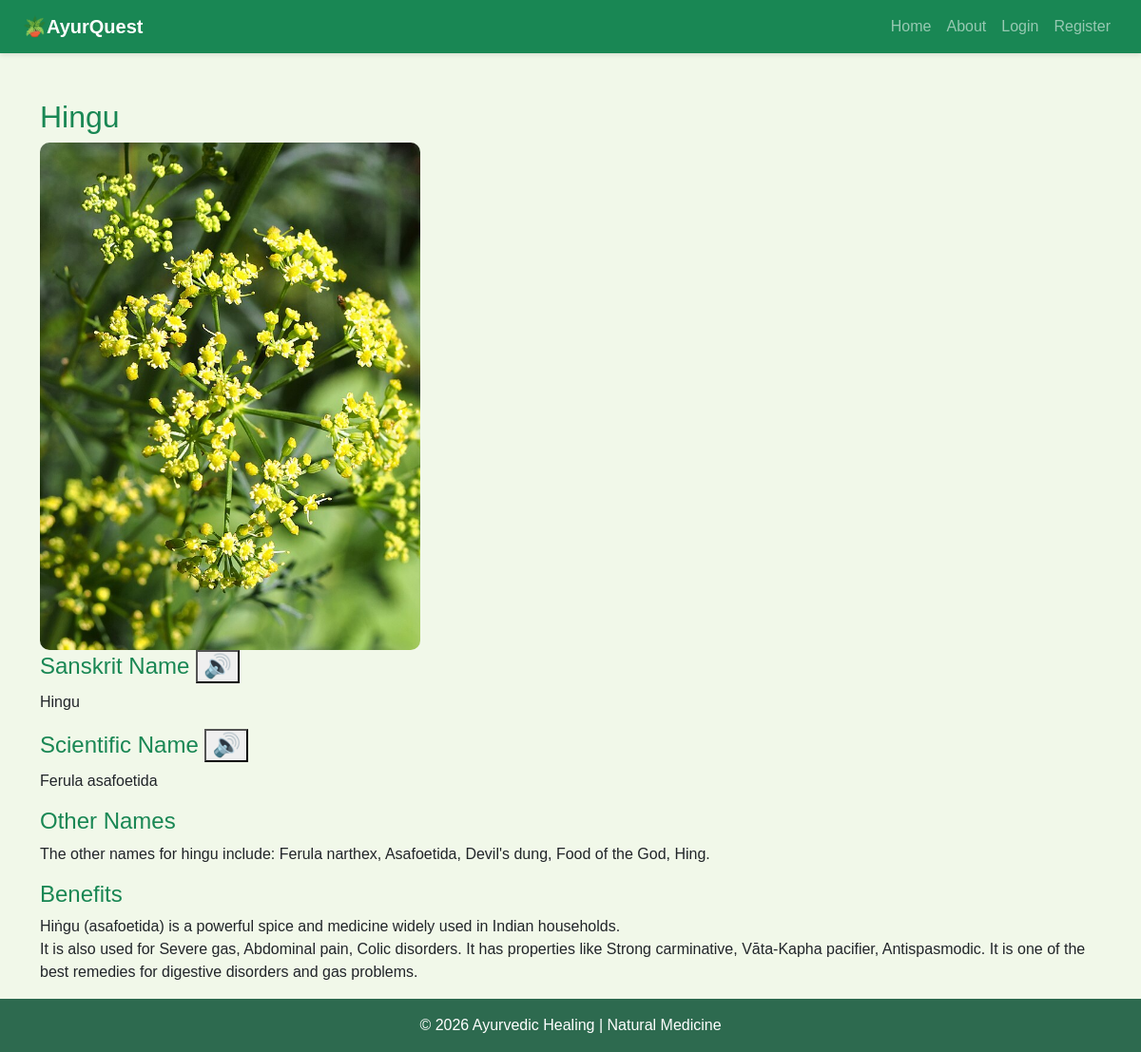
The app's page /plant_details.php?id=6 with its own data.
### tables this page shows
CREATE TABLE `medicinal_plants` (
  `id` int(11) NOT NULL,
  `plant_name` varchar(100) NOT NULL,
  `sanskrit_name` varchar(100) DEFAULT NULL,
  `scientific_name` varchar(150) DEFAULT NULL,
  `other_names` varchar(200) DEFAULT NULL,
  `benefits` text DEFAULT NULL,
  `image` varchar(255) DEFAULT NULL
);

### plant_details.php (the view, shortened to what this page needs)
<?php
include 'includes/db.php';
include 'includes/header.php';
$id = $_GET['id'];
$query = "SELECT * FROM medicinal_plants WHERE id=$id";
$result = mysqli_query($conn,$query);
$row = mysqli_fetch_assoc($result);
?>
<div class="container mt-5">
<h2 class="text-success"><?php echo $row['plant_name']; ?></h2>
<img src="images/<?php echo $row['image']; ?>" style="width:100%; max-width:400px; height:auto; object-fit:cover;">
<h4 class="text-success">Sanskrit Name
  <button onclick="speakText('<?php echo $row['sanskrit_name']; ?>')">🔊</button>
</h4>
<p><?php echo $row['sanskrit_name']; ?></p>
<h4 class="text-success">Scientific Name
  <button onclick="speakText('<?php echo $row['scientific_name']; ?>')">🔊</button>
</h4>
<p><?php echo $row['scientific_name']; ?></p>
<h4 class="text-success">Other Names</h4>
<p><?php echo $row['other_names']; ?></p>
<h4 class="text-success">Benefits</h4>
<p><?php echo nl2br($row['benefits']); ?></p>
</div>
<?php include 'includes/footer.php'; ?>

### css/style.css (style rules this page uses)
body { background:#f1f8e9; font-family: Arial, Helvetica, sans-serif; margin:0; padding:0; }
img { max-width:100%; border-radius:10px; }
h4 { color:#2e7d32; }

### records on screen
medicinal_plants: plant_name "Hingu", image (picture), sanskrit_name "Hingu", scientific_name "Ferula asafoetida", other_names "The other names for hingu include: Ferula narthex, Asafoetida, Devil's dung, Food of the God, Hing.", benefits "Hiṅgu (asafoetida) is a powerful spice and medicine widely used in Indian households. It is also used for Severe gas, Abdominal pain, Colic disorders. It has properties like Strong carminative, Vāta-Kapha pacifier, Antispasmodic. It is one of the best remedies for digestive disorders and gas problems."
